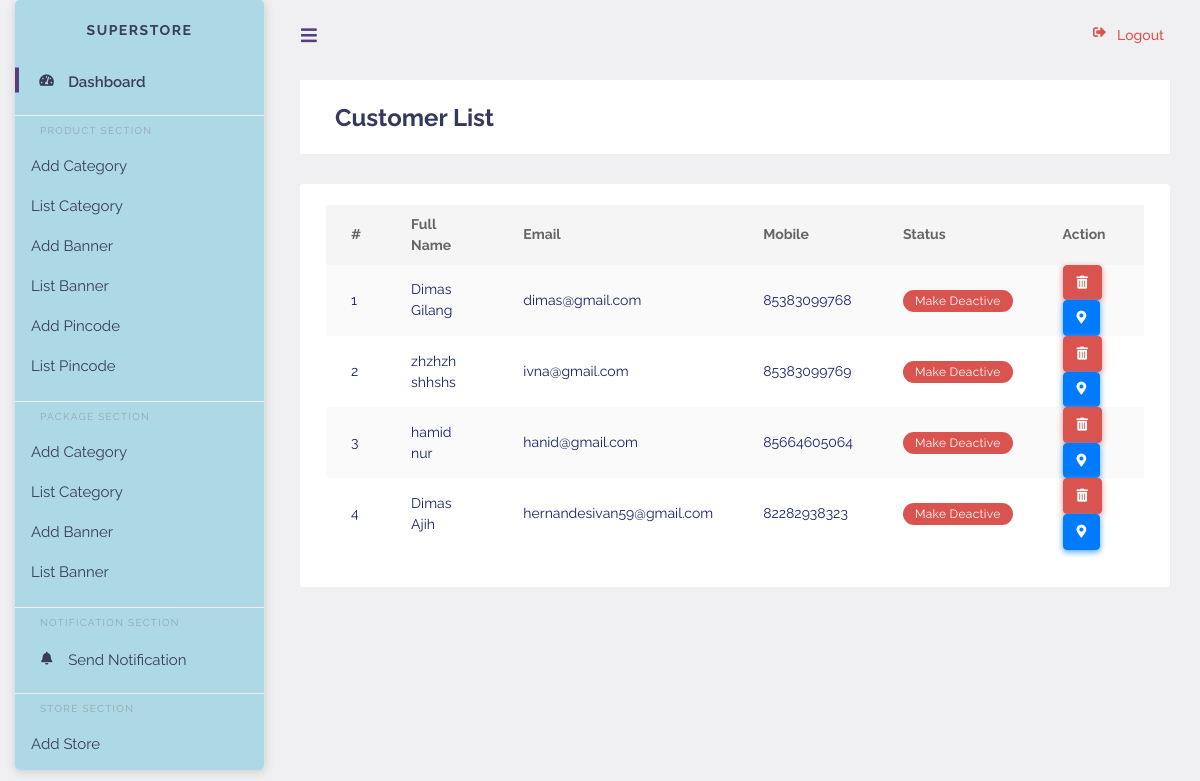
/customer.php (signed in), run on the app's committed database.
### tables this page shows
CREATE TABLE `setting` (
  `id` int(11) NOT NULL AUTO_INCREMENT,
  `logo` mediumtext NOT NULL,
  `d_title` mediumtext NOT NULL,
  `d_s_title` mediumtext NOT NULL,
  `one_key` mediumtext NOT NULL,
  `one_hash` mediumtext NOT NULL,
  `r_key` text NOT NULL,
  `r_hash` text NOT NULL,
  `s_key` text NOT NULL,
  `s_hash` text NOT NULL,
  `currency` text NOT NULL,
  `timezone` text NOT NULL,
  `policy` text NOT NULL,
  `about` text NOT NULL,
  `contact` text NOT NULL,
  `terms` text NOT NULL,
  `p_limit` int(11) NOT NULL,
  `ukms` int(11) NOT NULL,
  `utprice` int(11) NOT NULL,
  `afprice` int(11) NOT NULL,
  `pdbanner` text,
  `minorder` int(11) NOT NULL,
  `itemlimit` int(11) NOT NULL,
  `sgen` int(11) NOT NULL,
  `signupcredit` int(11) NOT NULL,
  `refercredit` int(11) NOT NULL,
  PRIMARY KEY (`id`)
);

CREATE TABLE `tbl_user` (
  `id` int(11) NOT NULL AUTO_INCREMENT,
  `fname` text NOT NULL,
  `lname` text NOT NULL,
  `email` text NOT NULL,
  `mobile` double NOT NULL,
  `password` text NOT NULL,
  `ccode` text NOT NULL,
  `status` int(11) NOT NULL DEFAULT '1',
  `rdate` datetime NOT NULL,
  `code` int(11) NOT NULL,
  `refercode` int(11) NOT NULL DEFAULT '0',
  `wallet` float NOT NULL DEFAULT '0',
  PRIMARY KEY (`id`)
);

### include/dbconfig.php (called while the page is built, shortened)
<?php
try {
  $mysqli = new mysqli("localhost", "root", "", "dbsladaa");
  $mysqli->set_charset("utf8mb4");
} catch(Exception $e) {
  error_log($e->getMessage());
}
    $set = $mysqli->query("SELECT * FROM `setting`")->fetch_assoc();
?>

### include/Common.php (called while the page is built, shortened)
<?php
require 'dbconfig.php';
?>

### customer.php (the view, shortened to what this page needs)
<?php
require 'include/navbar.php';
require 'include/sidebar.php';
?>
        <div class="main-content">
            <section class="section">
                <div class="section-header">
                    <h1>Customer List</h1>
                </div>
				<div class="card">
                               <div class="card-body">
                                    <div class="table-responsive">
                                        <table class="table table-striped v_center" id="table-1">
                                            <thead>
                                                <tr>
                                                <th class="text-center">
                                                    #
                                                </th>
                                                <th>Full Name</th>
                                                <th>Email</th>
                                                <th>Mobile</th>
												<th>Status</th>
                                                <th>Action</th>
                                                </tr>
                                            </thead>
                                            <tbody>
											<?php
											 $stmt = $mysqli->query("SELECT * FROM `tbl_user` order by id desc");
$i = 0;
while($row = $stmt->fetch_assoc())
{
	$i = $i + 1;
											?>
                                                <tr>
                                                <td>
                                                    <?php echo $i; ?>
                                                </td>
                                                <td> <?php echo $row['fname'].' '.$row['lname']; ?></td>
                                                <td> <?php echo $row['email']; ?></td>
												<td> <?php echo $row['mobile']; ?></td>
																								<?php if($row['status'] == 1) { ?>
                                                <td><a href="?id=<?php echo $row['id'];?>&status=0"><div class="badge badge-danger">Make Deactive</div></a></td>
												<?php } else { ?>
												<td><a href="?id=<?php echo $row['id'];?>&status=1"><div class="badge badge-success">Make Active</div></a></td>
												<?php } ?>
												<td>
												<a href="?did=<?php echo $row['id']; ?>" class="btn btn-danger"><i class="fas fa-trash-alt"></i></a>
												<a href="addlist.php?uid=<?php echo $row['id']; ?>" class="btn btn-info"><i class="fas fa-map-marker-alt"></i></a>
												</td>
                                                </tr>
<?php } ?>
                                            </tbody>
                                        </table>
                                    </div>
                                </div>
                            </div>
            </div>
        </div>
    </div>
</body>
</html>

### include/sidebar.php (shortened to what this page needs)
<div class="main-sidebar sidebar-style-2 ex1">
            <aside id="sidebar-wrapper">
                <div class="sidebar-brand">
                    <a href="dashboard.php"><?php echo $set['d_title']; ?></a>
                </div>
				<?php
if($_SESSION['ltype'] == 'Vendor')
{
	?>
                <ul class="sidebar-menu">
                    <li class="active">
                        <a href="dashboard.php" class="nav-link"><i class="fas fa-fire"></i><span>Dashboard</span></a>
                    </li>
                    <li class="menu-header">Product Section</li>
					<!-- <li class="dropdown">
                        <a href="#" class="nav-link has-dropdown" data-toggle="dropdown"><i class="fas fa-gift"></i> <span>Coupon </span></a>
                        <ul class="dropdown-menu">
                            <li><a class="nav-link" href="add_coupon.php">Add Coupon</a></li>
							<li><a class="nav-link" href="list_coupon.php">List Coupon</a></li>
                        </ul>
                    </li> -->
                    <li><a class="nav-link" href="add_coupon.php">Add Coupon</a></li>
					<li><a class="nav-link" href="list_coupon.php">List Coupon</a></li>
					<!-- <li class="dropdown">
                        <a href="#" class="nav-link has-dropdown" data-toggle="dropdown"><i class="fas fa-carrot"></i> <span>Product </span></a>
                        <ul class="dropdown-menu">
                            <li><a class="nav-link" href="add_product.php">Add Product</a></li>
							<li><a class="nav-link" href="add_product_attributes.php">Add Product Attributes</a></li>
							<li><a class="nav-link" href="list_product.php">List Product</a></li>
							<li><a class="nav-link" href="list_product_attributes.php">List Product Attributes</a></li>
							<li><a class="nav-link" href="product_import.php">Product Import</a></li>
                        </ul>
                    </li> -->
                    <li><a class="nav-link" href="add_product.php">Add Product</a></li>
					<li><a class="nav-link" href="add_product_attributes.php">Add Product Attributes</a></li>
					<li><a class="nav-link" href="list_product.php">List Product</a></li>
					<li><a class="nav-link" href="list_product_attributes.php">List Product Attributes</a></li>
					<li><a class="nav-link" href="product_import.php">Product Import</a></li>
					<li class="menu-header">Home Section</li>
					<!-- <li class="dropdown">
                        <a href="#" class="nav-link has-dropdown" data-toggle="dropdown"><i class="fas fa-home"></i> <span>Home Section </span></a>
                        <ul class="dropdown-menu">
                            <li><a class="nav-link" href="add_home_section.php">Add Home Section</a></li>
							<li><a class="nav-link" href="list_home_section.php">List Home Section</a></li>
                        </ul>
                    </li> -->
                    <li><a class="nav-link" href="add_home_section.php">Add Home Section</a></li>
					<li><a class="nav-link" href="list_home_section.php">List Home Section</a></li>
					 <li class="menu-header">Product Order Section</li>
					 <li><a class="nav-link" href="pending.php"><i class="fas fa-shopping-cart"></i> <span>Pending Order</span></a></li>
                    <li><a class="nav-link" href="complete.php"><i class="fas fa-check"></i> <span>Complete Order</span></a></li>
					<li><a class="nav-link" href="cancle_order_list.php"><i class="fas fa-times"></i> <span>Cancelled Order</span></a></li>
					<li class="menu-header">Payout Section</li>
					 <li><a class="nav-link" href="request_payout.php"><i class="fas fa-receipt"></i> <span>Payout Request</span></a></li>
					 <li><a class="nav-link" href="list_payout.php"><i class="fas fa-receipt"></i> <span>Payout List</span></a></li>
                </ul>
	<?php
}
else
{
?>
  <ul class="sidebar-menu">
                    <li class="active">
                        <a href="dashboard.php" class="nav-link"><i class="fas fa-tachometer-alt"></i><span>Dashboard</span></a>
                    </li>
                    <li class="menu-header">Product Section</li>
                    <li><a class="nav-link" href="add_category.php">Add Category</a></li>
					<li><a class="nav-link" href="list_category.php">List Category</a></li>
                    <li><a class="nav-link" href="add_banner.php">Add Banner</a></li>
					<li><a class="nav-link" href="list_banner.php">List Banner</a></li>
                    <li><a class="nav-link" href="add_pincode.php">Add Pincode</a></li>
					<li><a class="nav-link" href="list_pincode.php">List Pincode</a></li>
					  <li class="menu-header">Package Section</li>
                    <li><a class="nav-link" href="pkg_category.php">Add Category</a></li>
					<li><a class="nav-link" href="pkglist_category.php">List Category</a></li>
                    <li><a class="nav-link" href="pkg_banner.php">Add Banner</a></li>
					<li><a class="nav-link" href="pkglist_banner.php">List Banner</a></li>
					<li class="menu-header">Notification Section</li>
					<li>
                        <a href="push_notification.php" class="nav-link"><i class="fas fa-bell"></i><span>Send Notification</span></a>
                    </li>
					<li class="menu-header">Store Section</li>
                    <li><a class="nav-link" href="add_store.php">Add Store</a></li>
					<li><a class="nav-link" href="list_store.php">List Store</a></li>
                    <?php
if($_SESSION['ltype'] == 'Vendor')
{
}
else
{
    ?>
                </ul>
                <?php } ?>
<?php } ?>
            </aside>
        </div>

### include/navbar.php (style rules this page uses)
div.ex1 { background-color: lightblue; height: 40px; width: 250px; overflow-y: scroll; }

### data on the page
setting: d_title "SUPERSTORE"
tbl_user: fname "Dimas", lname "Gilang", email "dimas@gmail.com", mobile "85383099768"
tbl_user: fname "zhzhzh", lname "shhshs", email "ivna@gmail.com", mobile "85383099769"
tbl_user: fname "hamid", lname "nur", email "hanid@gmail.com", mobile "85664605064"
tbl_user: fname "Dimas", lname "Ajih", email "hernandesivan59@gmail.com", mobile "82282938323"
